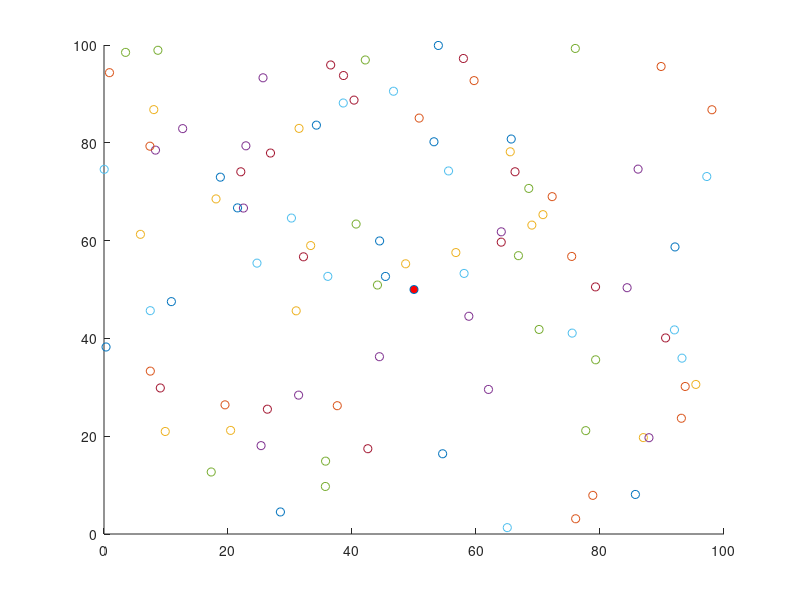

The MATLAB script that drew this image:
clc, clear all, close all

%membuat arsitektur jaringan
%luar area
wsn.area.x=100;
wsn.area.y=100;

%lokasi BS
wsn.bs.x=0.5*wsn.area.x;
wsn.bs.y=0.5*wsn.area.y;
figure(1),hold on;
plot(wsn.bs.x,wsn.bs.y,'o','MarkerFaceColor', 'r');


%inisialisasi energi
%energi awal
wsn.energi.init=0.5;
%energi transfer
wsn.energi.transfer=50*0.000000001;
%energi receive
wsn.energi.receive=50*0.000000001;
%energi aggregation
wsn.energi.aggregation=5*0.000000001;
%energi freespace
wsn.energi.freespace=10*0.000000000001;
%energi multipath
wsn.energi.multipath=0.0013*0.000000000001;

%membuat node
%jumlah node
wsn.jumlahNode=100;

%lokasi node
for i=1:wsn.jumlahNode
    %membuat koordinat x dari node
    wsn.node(i).x=rand*wsn.area.x;
    %membuat koordinat y dari node
    wsn.node(i).y=rand*wsn.area.y;
    wsn.node(i).G=0;
    %type non-CH
    wsn.node(i).type='N';
    %energi yang dimiliki node
    wsn.node(i).energi = wsn.energi.init;
    %penanda CH
    wsn.node(i).CH = -1;
    %node mati 0 -> hidup, 1 -> mati
    wsn.dead(i) =0;
end
%node hidup = jumlah node
wsn.nodeHidup= wsn.jumlahNode;
%node mati masih nol
wsn.nodeMati = 0;

for i=1:wsn.jumlahNode
    %menampilkan node ke grafik
    plot(wsn.node(i).x,wsn.node(i).y,'o');
    hold on;
end

%membuat round
%jumlah maksimal
wsn.jumlahRound=9999;
%panjang paket CH -> BS
wsn.panjangPaket=6400;
%panjang paket non-CH -> CH
wsn.panjangPaketMember=200;

%proses clustering
%jumlah cluster
wsn.jumlahCluster=5;
wsn.prob=1/wsn.jumlahCluster;

par =struct;
for i=1:wsn.jumlahRound
    %reset CH
    if(mod(i,wsn.jumlahCluster)==0)
        for j=1:wsn.jumlahNode
            wsn.node(j).G=0;
        end
    end
    
    %cek node mati
    nodeMati=find(wsn.dead);
    for j= nodeMati
        if wsn.node(j).energi <=0
            wsn.node(j).type='D';
            wsn.dead(j) =1;
        else
            wsn.node(j).type='N';
        end
    end
    
    %mencari CH
    clusterNode= struct();
    nodeMati=find(wsn.dead);
    jumlahCH=0;
    for j=nodeMati
        temp=rand;
        if(wsn.node(j).G <=0) && ...
                (temp <= prob(i,wsn.prob)) && ...
                (wsn.node(j).energi > 0)
            jumlahCH = jumlahCH+1;
            wsn.node(j).type='C';
            wsn.node(1,1).G = round(1/wsn.prob)-1;
            clusterNode.no(jumlahCH) = j;
            xLoc = wsn.node(j).x;
            yLoc = wsn.node(j).y;
            clusterNode.node(jumlahCH).x=xLoc;
            clusterNode.node(jumlahCH).y=yLoc;
            clusterNode.jarak(jumlahCH) = sqrt((xLoc-wsn.bs.x)^2+(yLoc-wsn.bs.y)^2);
        end
    end
    clusterNode.jumlahCH= jumlahCH;
    %CH
    d0=sqrt(wsn.energi.freespace/wsn.energi.multipath);
    if clusterNode.jumlahCH == 0
        break
    end
    n=length(clusterNode.no);
    for k=1:n
        chNo = clusterNode.no(k);
        jarak = clusterNode.jarak(k);
        energi = wsn.node(k).energi;
        if (jarak >=d0)
            wsn.node(k).energi = energi - ...
                ((wsn.energi.transfer+wsn.energi.aggregation)*wsn.panjangPaket+ ...
                wsn.energi.multipath*wsn.panjangPaket*(jarak^4));
        else
            wsn.node(k).energi = energi - ...
                ((wsn.energi.transfer+wsn.energi.aggregation)*wsn.panjangPaket+ ...
                wsn.energi.freespace*wsn.panjangPaket*(jarak^2));
        end
        
        wsn.node(k).energi = wsn.node(k).energi - ...
            wsn.panjangPaketMember * wsn.energi.receive * round(wsn.jumlahNode/clusterNode.jumlahCH);
    end
    
    %member
    nodeMati=find(wsn.dead);
    for j= nodeMati
        if strcmp(wsn.node(j).type,'N') && ...
                wsn.node(j).energi >0
            lokasiNode = [wsn.node(j).x,wsn.node(j).y];
            [jarakTerdekat, loc] = min(sqrt(sum((repmat(lokasiNode, n, 1) - clusterNode.loc)' .^ 2)));
            jarakCHTerdekat =  clusterNode.no(loc);
            if(jarakTerdekat > d0)
                wsn.node(j).energi = wsn.node(j).energi - ...
                    wsn.panjangPaketMember*wsn.energi.transfer + ...
                    wsn.energi.multipath*wsn.panjangPaket*(jarakTerdekat^4);
            else
                wsn.node(j).energi = wsn.node(j).energi - ...
                    wsn.panjangPaketMember*wsn.energi.transfer + ...
                    wsn.energi.freespace*wsn.panjangPaket*(jarakTerdekat^2);
            end
            
            if (jarakTerdekat >0 )
                wsn.node(j).energi = wsn.node(j).energi - ...
                    ((wsn.energi.transfer+wsn.energi.aggregation)*wsn.panjangPaket);
            end
        end
    end
    
    %jumlah paket
    if i==1
        par.paketKeBS(i)=wsn.jumlahCluster;
    else
        par.paketKeBS(i)=par.paketKeBS(i-1) + clusterNode.jumlahCH;
    end
    
    plot(1:i,par.paketKeBS,'Parent',subplot2,'LineWidth',2);
    %jika jumlah node mati sama dengan jumlah node keseluruhan maka akan
    %berhenti
    if wsn.dead==wsn.jumlahNode 
        break
    end
end